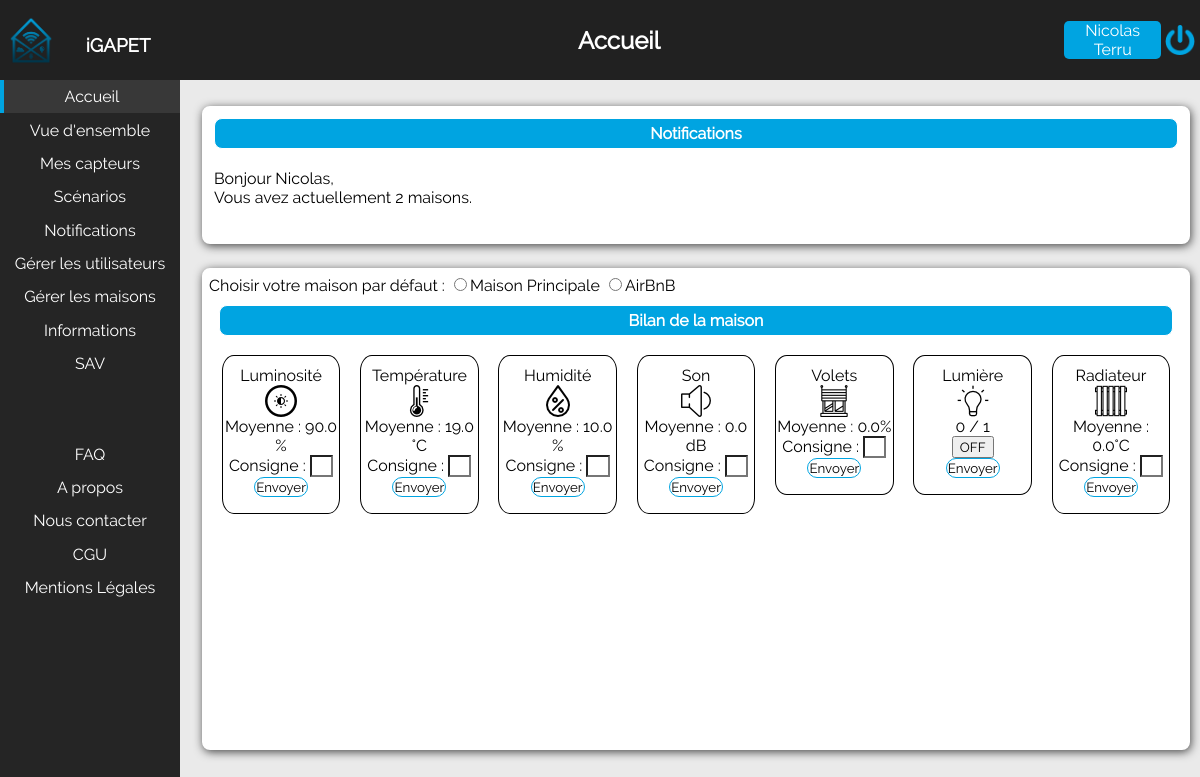
/index.php?pageAction=v_accueil (signed in), run on the app's committed database.
### tables this page shows
CREATE TABLE houses(
	HouseID int PRIMARY KEY AUTO_INCREMENT,
	UserID int NOT NULL,
	Name varchar(50) NOT NULL,
	Address varchar(255) NOT NULL,
	PostalCode varchar(10) NOT NULL,
	Country varchar(30) NOT NULL,
	NumberOfFloor tinyint NOT NULL,
	Link varchar(4)
);

CREATE TABLE captortypes(
	CaptorTypeID int PRIMARY KEY AUTO_INCREMENT,
	CaptorName varchar(30) NOT NULL,
	Unit varchar(10),
	url_img varchar(255)
);

CREATE TABLE actuatortypes(
	ActuatorTypeID int PRIMARY KEY AUTO_INCREMENT,
	ActuatorName varchar(30) NOT NULL,
	Unit varchar(10),
	MinimumValue varchar(255),
	MaximumValue varchar(255),
	url_img varchar(255)
);

### controls/c_config.php (called while the page is built, shortened)
<?php
function getSQL(PDO $db,$sql)
{
	try
	{
		$req = $db->prepare($sql);
		$req->execute();
		$result = $req->fetchAll(PDO::FETCH_ASSOC);
	}
	catch(PDOException $e)
	{
		echo $e->getMessage();
	}
    return $result;
}
function getAllHouses($db){
	if ($_SESSION['UserTypeID'] == 0){
		return (getSQL($db,"SELECT * FROM houses WHERE UserID=".$_SESSION['UserID']));
	}
	$return = array();
	return $return;
}
function getAllCaptorTypes($db,$sql){
	if ($_SESSION['UserTypeID'] == 0){
		return (getSQL($db,"SELECT * FROM captortypes ".$sql));
	}
	$cType = array();
	return $cType;
}
function getAllActuatorType($db,$sql){
	if ($_SESSION['UserTypeID'] == 0){
		return (getSQL($db,"SELECT * FROM actuatortypes ".$sql));
	}
	$aType = array();
	return $aType;
}
?>

### vues/v_accueil.php (the view, shortened to what this page needs)
<link rel="stylesheet" href="style/accueil.css">
<?php $nom_page = "Accueil"; ?>
<div id="full">
	<div id="Notifications">
    	<div class="Moyenne">
        	<h4>Notifications</h4>
		</div>
		<div id=infos>
            <?php
            if (isset($_SESSION['FirstName'])){
                echo 'Bonjour '.$_SESSION['FirstName'].',';
            }
            else {
                echo 'Bonjour,';
            }
            echo "<br>";
            $nb= count(getAllHouses($db));
            if($nb == 0){
                echo "Vous n'avez pas encore de maison enregistrée.";
            }
            else if($nb == 1) {
                echo "Vous avez actuellement ".$nb." maison.";
            }
            else{
                echo "Vous avez actuellement ".$nb." maisons.";
            }
            ?>
       </div>
    </div>
	<div id="Informations">
        <p>Choisir votre maison par défaut :
                <?php
                $donneesList= getAllHouses($db);
                foreach($donneesList as $donnees){
                    $nomM= $donnees['Name'];
                    $idhome= $donnees['HouseID'];
                    echo '<input type="radio" name="choice" value='."$idhome".'>'.$nomM.'     ';
                }
                ?>
            </p>
        <div class="Moyenne">
            <h4>Bilan de la maison</h4>
            <?php
                $requeteC= getAllCaptorTypes($db,"");
				foreach($requeteC as $donnessC){
                    $url= $donnessC['url_img'];
                    $id= $donnessC['CaptorTypeID'];
                    echo '<div class="bilan">'.$donnessC['CaptorName'].'<br/>';
                    echo '<img src='."$url".'><br/>';
                    $maisonID =$_SESSION['HouseID'];
                    $requete2=$db->query("SELECT AVG(Value) as avgcapteur FROM captors WHERE CaptorTypeID=$id AND RoomID IN (SELECT RoomID FROM rooms WHERE HouseID='$maisonID')");
                    while($donnees2=$requete2->fetch()){
                        echo 'Moyenne : '.number_format($donnees2['avgcapteur'],1).' '.$donnessC['Unit'].'<br/>';
                    }
                    echo 'Consigne : <input type="number"><br/>';
                    echo '<input type="submit" value="Envoyer">';
                    echo '</div>';
                }
                echo '<br/>';
                $requeteA= getAllActuatorType($db,"");
				foreach($requeteA as $donnessA){
                    $url= $donnessA['url_img'];
                    $idA= $donnessA['ActuatorTypeID'];
                    echo '<div class="bilan">'.$donnessA['ActuatorName'].'<br/>';
                    echo '<img src='."$url".'><br/>';
                    $maisonID =$_SESSION['HouseID'];
                    if($donnessA['Unit']== NULL){
                        $requeteNombreON=$db->query("SELECT COUNT(State) as nbrcapteurON FROM actuators WHERE ActuatorTypeID='$idA' AND State='ON' AND RoomID IN (SELECT RoomID FROM rooms WHERE HouseID='$maisonID')");
                        while($donneesNombreON = $requeteNombreON->fetch()){
                            echo $donneesNombreON['nbrcapteurON'];
                        }
                        echo ' / ';
                        $requeteNombre=$db->query("SELECT COUNT(*) as nbrcapteur FROM actuators WHERE ActuatorTypeID='$idA' AND RoomID IN (SELECT RoomID FROM rooms WHERE HouseID='$maisonID')");
                        while($donneesNombre = $requeteNombre->fetch()){
                            echo $donneesNombre['nbrcapteur'];
                        }
                        echo '<br/>';
                        echo '<input type="button" value="OFF"><br/>';
                    }
                    else{
                        $requeteA2=$db->query("SELECT AVG(State) as avgactionneur FROM actuators WHERE ActuatorTypeID='$idA' AND RoomID IN (SELECT RoomID FROM rooms WHERE HouseID='$maisonID')");
                        while($donnessA2= $requeteA2->fetch()){
                            echo 'Moyenne : '.number_format($donnessA2['avgactionneur'],1).$donnessA['Unit'].'<br/>';
                        }
                        echo 'Consigne : <input type="number"><br/>';
                    }
                    echo '<input type="submit" value="Envoyer">';
                    echo '</div>';
                }
            ?>
    	</div>
    </div>
</div>
<?php $contenu=ob_get_clean(); ?>
<?php require 'v_template.php'; ?>

### index.php (shortened to what this page needs)
<?php
    include("controls/c_config.php");
    if(isset($_SESSION['UserID']) && isset($_GET['pageAction']) && file_exists("vues/".$_GET["pageAction"].".php")){
		include("vues/".$_GET['pageAction'].".php");
    }
?>

### vues/v_template.php (shortened to what this page needs)
<!DOCTYPE html>
<html>
    <head>
        <link rel="stylesheet" href="style/template.css"/>
    </head>
    <body>
        <div id=header>
            <?php include 'v_header.php' ?>
        </div>
        <div id=nav>
            <?php include 'v_menu.php' ?>
        </div>
        <div id="contain">
            <?= $contenu?>
        </div>
    </body>
</html>

### vues/v_header.php (shortened to what this page needs)
<head>
    <link rel="stylesheet" href="style/header.css"/>
</head>
<header>
    <img id="logo" src="img/Logo.png" alt="Logo iGAPET">
    <div id="nomSite"><h3>iGAPET</h3></div>
    <h2 id="nomPage"><?php echo $nom_page; ?></h2>
    <a href='index.php?pageAction=v_profil'><p id="nomClient" title="Mon profil">
        <?php if (isset($_SESSION['LastName']) && isset($_SESSION['FirstName'])) {
            echo $_SESSION['FirstName'].' '.$_SESSION['LastName'];
        }
        else{
            echo $_SESSION['Mail'];
        }?></p></a>
    <a href='index.php'><img class="off" src="img/Power.png" title="Deconnexion" alt="Bouton de deconnexion"></a>
</header>

### vues/v_menu.php (shortened to what this page needs)
<link rel="stylesheet" href="style/menu.css"/>
<nav>
<div id="myDIV">
    <ul class="conteneur">
        <a href='index.php?pageAction=v_accueil'><li class="onglet">Accueil</li></a>
        <a href='index.php?pageAction=v_vueensemble'--><li class="onglet">Vue d'ensemble</li></a>
        <a href='index.php?pageAction=v_capteurs'--><li class="onglet">Mes capteurs</li></a>
		<?php
		if (!isset($block) || $block['AddScenarios'] == 1 ){
				echo ("<a href='index.php?pageAction=v_scenarios'--><li class='onglet'>Scénarios</li></a>");
		}
		if (!isset($block) || $block['AddNotifications'] == 1 ){
				echo ("<a href='index.php?pageAction=v_notifications'--><li class='onglet'>Notifications</li></a>");
		}
		if (!isset($block) || $block['ManageUsers'] == 1 ){
			echo ("<a href='index.php?pageAction=v_gestionssutilisateurs'--><li class='onglet'>Gérer les utilisateurs</li></a>");
		}
		if (!isset($block) || $block['ManageHouses'] == 1 ){
			echo ("<a href='index.php?pageAction=v_gestionmaison'--><li class='onglet'>Gérer les maisons</li></a>");
		}
		?>
        <a href='index.php?pageAction=v_informations'--><li class="onglet">Informations</li></a>
        <a href='index.php?pageAction=v_sav'--> <li class="onglet">SAV</li></a>
        <br><br><br>
        <a href='index.php?pageAction=v_faq'--><li class="onglet">FAQ</li></a>
        <a href='index.php?pageAction=v_apropos'--><li class="onglet">A propos</li></a>
        <a href='index.php?pageAction=v_contacter'--><li class="onglet">Nous contacter</li></a>
        <a href='index.php?pageAction=v_cgu'--><li class="onglet">CGU</li></a>
        <a href='index.php?pageAction=v_mentionslegales'--><li class="onglet">Mentions Légales</li></a>
    </ul>
</div>
</nav>

### style/accueil.css (style rules this page uses)
#full { display: flex; flex-wrap: wrap; justify-items: auto; height: 96%; }
#Notifications { width: 100%; height: 20%; overflow: hidden; border: 2px solid white; border-radius:8px; margin: 1%; color: black; background-color: white; box-shadow:1px 2px 10px rgba(0, 0, 0, 0.7); }
#infos { padding: 1%; }
#Informations { padding: 5px; width: 100%; height: 70%; border: 2px solid white; border-radius: 8px; margin: 1%; color: black; background-color: white; box-shadow:1px 2px 10px rgba(0, 0, 0, 0.7); }
p { margin:0; }
.moyenne { text-align: center; width: 100%; display: flex; flex-wrap: wrap; justify-content: center; }
.bilan { width: 12%; height: 25%; padding-top: 1%; padding-bottom: 1%; margin: 1%; border: 1px double black; border-bottom-left-radius: 10%; border-bottom-right-radius: 10%; border-top-left-radius: 10%; border-top-right-radius: 10%; }
input[type='number'] { width: 20%; background-color: white; }
h4 { margin: 1%; width: 100%; border: 1px solid white; border-radius: 8px; padding: 5px; background-color: #00A4E1; color : white; }

### style/template.css (style rules this page uses)
* { font-family: "Raleway"; }
body { margin: 0; display:flex; flex-flow: row wrap; align-items:stretch; background-color: #EAEAEA; }
#header { width:100%; height:10%; position:relative; overflow:hidden; }
#nav { width: 15%; height: 90%; position: relative; overflow:hidden; }
#contain { width:84%; height:87%; position:relative; left: 1%; top: 2%; overflow: auto; }
input[type="submit"], button { margin-bottom: 5%; border-radius: 20px; border: 1px solid #00A4E1; background-color: white; padding: 1%; outline-style:none; }

### style/header.css (style rules this page uses)
header { width: 100%; height: 10vh; display: flex; align-items: center; border-bottom: 2px gray solid ; background-color: #212121; color: white; }
#logo { margin: 0.6%; width: 4%; }
#nomSite { flex : 1; text-align: center; padding-top: 10px; line-height: 0%; }
#nomPage { flex: 8; text-align: center; }
#nomClient { margin-right: 4px; padding: 0.3%; flex: 2; text-align: center; color: white; border-radius: 5px; background-color: #00A4E1; }
.off { margin-right: 5px; padding: 1%; width: 30px; cursor: pointer; }

### style/menu.css (style rules this page uses)
nav { width: 100%; height: 100vh; border-right: 2px gray solid; background-color: #252525; }
.conteneur { margin: 0; padding: 0; list-style: none; }
.onglet { text-align: center; padding-top: 4%; padding-bottom: 4%; }
.active, .onglet:hover { background-color: #383838; cursor: pointer; border-left: 4px solid #00A4E1; }
a { color: white; text-decoration: none; }

### data on the page
houses: Name "Maison Principale"
houses: Name "AirBnB"
captortypes: CaptorName "Luminosité", url_img (picture), avgcapteur "90.0", Unit "%"
captortypes: CaptorName "Température", url_img (picture), avgcapteur "19.0", Unit "°C"
captortypes: CaptorName "Humidité", url_img (picture), avgcapteur "10.0", Unit "%"
captortypes: CaptorName "Son", url_img (picture), avgcapteur "0.0", Unit "dB"
actuatortypes: ActuatorName "Volets", url_img (picture), avgactionneur "0.0", Unit "%"
actuatortypes: ActuatorName "Lumière", url_img (picture), nbrcapteurON "0", nbrcapteur "1"
actuatortypes: ActuatorName "Radiateur", url_img (picture), avgactionneur "0.0", Unit "°C"

### other printed values
$nom_page "Accueil"
$_SESSION['FirstName'] "Nicolas"
$_SESSION['LastName'] "Terru"
$nb "2"
